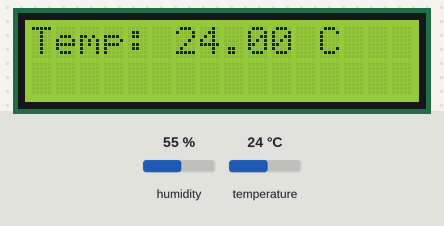
A sketch run on a simulated Arduino Uno, built with avr-gcc and run on an emulated ATmega328P. On the bench: 16×2 character LCD. The inputs (shaded band) are chosen by the test bench; at power-on: temperature 24 °C, humidity 55 %. What the sketch prints to the serial monitor is not drawn.

Above: at 1.2 s.
1.3 s: temperature set to 12 °C
At 3.4 s:
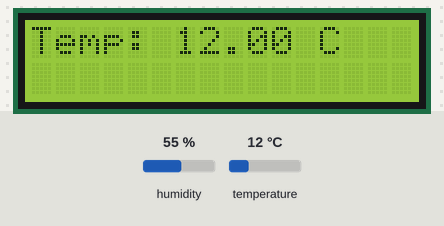
4.1 s: temperature set to 19 °C
At 4.7 s:
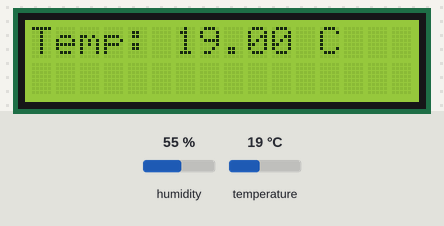
6.9 s: temperature set to 28 °C
At 9.6 s:
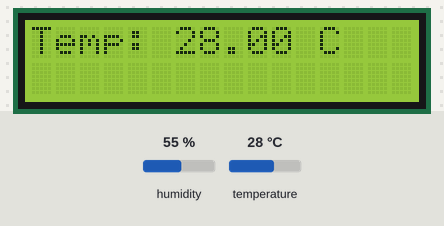
Timing chart, 0 to 11.1 s (numbered marks = the images above; inputs shaded):
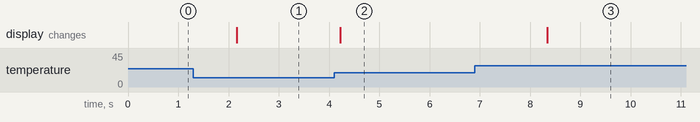

Measured:
- after the input at 1.3 s, the display: changes after 0.86 s (image 1)
- after the input at 4.1 s, the display: changes after 0.12 s (image 2)
- after the input at 6.9 s, the display: changes after 1.4 s (image 3)

The sketch:

TesteTemperaturaExternaGeladeira.ino
```cpp
#include <DHT.h>
#include <Wire.h>
#include <LiquidCrystal_I2C.h>

#define DHTPIN 13        // Pino de dados
#define DHTTYPE DHT11    // Tipo do sensor, DHT11

// Inicialização dos objetos
DHT dht(DHTPIN, DHTTYPE);                          // Cria objeto DHT
LiquidCrystal_I2C lcd(0x27, 16, 2);                // Endereço I2C comum: 0x27

void setup() {
  Serial.begin(115200);   // Inicia comunicação
  dht.begin();            // Inicia o sensor DHT22
  lcd.init();         // Inicia o LCD
  lcd.backlight();    // Liga a luz de fundo
}


// Pegar temperatura DHT11
float lerTemperaturaDHT11() {
  float humidadeDHT11 = dht.readHumidity();          // Lê umidade
  float temperaturaDHT11 = dht.readTemperature();    // Lê temperatura

  // Verifica se houve erro na leitura
  if (isnan(temperaturaDHT11) || isnan(humidadeDHT11)) {
    Serial.println("Erro ao ler o DHT11!");
    return -999;
  }

  // Exibe os valores lidos
  Serial.print("Temperatura: ");
  Serial.print(temperaturaDHT11);
  Serial.print(" °C  |  Umidade: ");
  Serial.print(humidadeDHT11);
  Serial.println(" %");

  return temperaturaDHT11;
}

void loop() {
  float temperatura = lerTemperaturaDHT11(); // Simula temperatura

  lcd.clear();
  lcd.setCursor(0, 0);
  if (temperatura == -999) {
    lcd.print("Erro sensor DHT");
  } else {
    lcd.print("Temp: ");
    lcd.print(temperatura);
    lcd.print(" C");
  }

  delay(1000);
}
```
